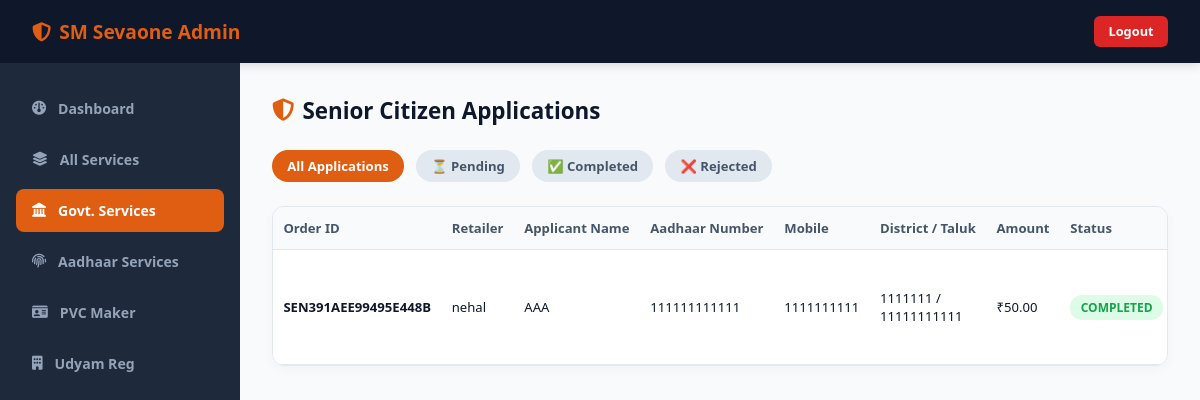
Screenshot of /admin-portal/senior-citizen/ (signed in) with the database file from the repository.
### app/models.py (models this page shows, shortened)
class SeniorCitizenApplication(models.Model):
    STATUS_CHOICES = [('PENDING', 'Pending'), ('PROCESSING', 'Processing'), ('COMPLETED', 'Completed'), ('REJECTED', 'Rejected')]
    retailer            = models.ForeignKey(Retailer, on_delete=models.SET_NULL, null=True, blank=True, related_name='senior_applications')
    order_id            = models.CharField(max_length=50, unique=True, editable=False)
    applicant_name      = models.CharField(max_length=100)
    aadhaar_number      = models.CharField(max_length=12)
    mobile              = models.CharField(max_length=10)
    email               = models.EmailField()
    gender              = models.CharField(max_length=10)
    dob                 = models.DateField()
    address             = models.TextField()
    talluk              = models.CharField(max_length=100)
    district            = models.CharField(max_length=100)
    pincode             = models.CharField(max_length=6)
    photo               = models.ImageField(upload_to=upload_senior_photo, null=True, blank=True)
    aadhaar_file        = models.FileField(upload_to=upload_senior_aadhaar, null=True, blank=True)
    blood_file          = models.FileField(upload_to=upload_senior_blood, null=True, blank=True)
    output_pdf          = models.FileField(upload_to=upload_senior_output_pdf, null=True, blank=True)
    rejection_reason    = models.TextField(blank=True)
    amount              = models.DecimalField(max_digits=10, decimal_places=2, default=50.00)
    status              = models.CharField(max_length=20, choices=STATUS_CHOICES, default='PENDING')
    created_at          = models.DateTimeField(auto_now_add=True)
    processed_at        = models.DateTimeField(null=True, blank=True)
    class Meta:
        ordering = ['-created_at']

class Retailer(models.Model):
    retailer_id    = models.UUIDField(default=uuid.uuid4, editable=False, unique=True)
    user_id        = models.CharField(max_length=50, unique=True)
    password       = models.CharField(max_length=255)
    full_name      = models.CharField(max_length=100)
    mobile         = models.CharField(max_length=15, unique=True)
    email          = models.EmailField(max_length=100, blank=True)
    state          = models.CharField(max_length=50, blank=True)
    address        = models.TextField(blank=True)
    wallet_balance = models.DecimalField(max_digits=10, decimal_places=2, default=0)
    is_verified    = models.BooleanField(default=False)
    is_active      = models.BooleanField(default=True)
    created_at     = models.DateTimeField(auto_now_add=True)

### app/admin_views.py (the view)
# urls.py: path('admin-portal/senior-citizen/', admin_views.admin_senior_applications, name='admin_senior_list'),
def admin_senior_applications(request):
    if not _check_admin(request):
        return redirect('admin_login')
    status = request.GET.get('status', '').strip().upper()
    search = request.GET.get('q', '').strip()
    qs = SeniorCitizenApplication.objects.select_related('retailer').all().order_by('-created_at')
    if status and status in ['PENDING', 'PROCESSING', 'COMPLETED', 'REJECTED']:
        qs = qs.filter(status=status)
    if search:
        qs = qs.filter(order_id__icontains=search) | qs.filter(applicant_name__icontains=search) | qs.filter(aadhaar_number__icontains=search) | qs.filter(mobile__icontains=search)
    return render(request, 'admin_senior_list.html', {
        'applications': qs,
        'current_status': status,
        'search': search,
    })

### app/admin_views.py (called while the page is built)
def _check_admin(request):
    return request.session.get('is_admin') is True

### pan_project/templates/admin_senior_list.html (shortened to what this page needs)
<!DOCTYPE html>
<html lang="en">
<head>
<link rel="stylesheet" href="https://cdnjs.cloudflare.com/ajax/libs/font-awesome/6.4.0/css/all.min.css">
</head>
<body>
<div class="topbar">
  <div class="brand"><i class="fa-solid fa-shield-halved"></i> SM Sevaone Admin</div>
  <a href="{% url 'admin_logout' %}" class="btn-logout">Logout</a>
</div>
<div class="main-wrap">
  <div class="sidebar">
    <a href="{% url 'admin_dashboard' %}" class="nav-item"><i class="fa-solid fa-gauge"></i> Dashboard</a>
    <a href="{% url 'admin_other_services' %}" class="nav-item"><i class="fa-solid fa-layer-group"></i> All Services</a>
    <a href="{% url 'admin_senior_list' %}" class="nav-item active"><i class="fa-solid fa-landmark"></i> Govt. Services</a>
    <a href="{% url 'admin_aadhaar_list' %}" class="nav-item"><i class="fa-solid fa-fingerprint"></i> Aadhaar Services</a>
    <a href="{% url 'admin_pvc_list' %}" class="nav-item"><i class="fa-solid fa-id-card"></i> PVC Maker</a>
    <a href="{% url 'admin_udyam_list' %}" class="nav-item"><i class="fa-solid fa-building"></i> Udyam Reg</a>
  </div>
  <div class="content">
    <div class="header-row">
      <h2 class="page-title"><i class="fa-solid fa-shield-halved" style="color:#e05e12"></i> Senior Citizen Applications</h2>
    </div>
    <div class="filters">
      <a href="{% url 'admin_senior_list' %}" class="filter-btn {% if not current_status %}active{% endif %}">All Applications</a>
      <a href="{% url 'admin_senior_list' %}?status=PENDING" class="filter-btn {% if current_status == 'PENDING' %}active{% endif %}">⏳ Pending</a>
      <a href="{% url 'admin_senior_list' %}?status=COMPLETED" class="filter-btn {% if current_status == 'COMPLETED' %}active{% endif %}">✅ Completed</a>
      <a href="{% url 'admin_senior_list' %}?status=REJECTED" class="filter-btn {% if current_status == 'REJECTED' %}active{% endif %}">❌ Rejected</a>
    </div>
    <div class="card-table">
      <table>
        <thead>
          <tr>
            <th>Order ID</th>
            <th>Retailer</th>
            <th>Applicant Name</th>
            <th>Aadhaar Number</th>
            <th>Mobile</th>
            <th>District / Taluk</th>
            <th>Amount</th>
            <th>Status</th>
          </tr>
        </thead>
        <tbody>
          {% for app in applications %}
            <tr>
              <td><strong>{{ app.order_id }}</strong></td>
              <td>{{ app.retailer.user_id|default:"Direct" }}</td>
              <td>{{ app.applicant_name }}</td>
              <td>{{ app.aadhaar_number }}</td>
              <td>{{ app.mobile }}</td>
              <td>{{ app.district }} / {{ app.talluk }}</td>
              <td>₹{{ app.amount }}</td>
              <td>
                {% if app.status == 'COMPLETED' %}
                  <span class="badge badge-completed">COMPLETED</span>
                {% elif app.status == 'REJECTED' %}
                  <span class="badge badge-rejected">REJECTED</span>
                {% else %}
                  <span class="badge badge-pending">PENDING</span>
                {% endif %}
              </td>
            </tr>
          {% empty %}
            <tr>
              <td colspan="10" style="text-align:center;padding:2rem;color:#64748b">No Senior Citizen applications found.</td>
            </tr>
          {% endfor %}
        </tbody>
      </table>
    </div>
  </div>
</div>
</body>
</html>

### pan_project/templates/admin_senior_list.html (style rules this page uses)
* { box-sizing:border-box;margin:0;padding:0 }
body { font-family:'Segoe UI',system-ui,-apple-system,sans-serif;background:#f8fafc;color:#0f172a;min-height:100vh;display:flex;flex-direction:column }
.topbar { background:#0f172a;color:#fff;padding:1rem 2rem;display:flex;align-items:center;justify-content:space-between;box-shadow:0 2px 10px rgba(0,0,0,0.15) }
.topbar .brand { font-size:1.2rem;font-weight:700;color:#e05e12;display:flex;align-items:center;gap:.5rem }
.topbar .btn-logout { background:#dc2626;color:#fff;padding:.4rem .9rem;border-radius:6px;text-decoration:none;font-size:.8rem;font-weight:600 }
.main-wrap { display:flex;flex:1 }
.sidebar { width:240px;background:#1e293b;padding:1.5rem 1rem;display:flex;flex-direction:column;gap:.5rem }
.nav-item { display:flex;align-items:center;gap:.75rem;padding:.75rem 1rem;border-radius:8px;color:#94a3b8;text-decoration:none;font-size:.88rem;font-weight:600 }
.nav-item:hover,.nav-item.active { background:#e05e12;color:#fff }
.content { flex:1;padding:2rem;overflow-y:auto }
.header-row { display:flex;align-items:center;justify-content:space-between;margin-bottom:1.5rem }
.page-title { font-size:1.4rem;font-weight:700;color:#0f172a;display:flex;align-items:center;gap:8px }
.filters { display:flex;align-items:center;gap:.75rem;margin-bottom:1.5rem }
.filter-btn { padding:.45rem .95rem;border-radius:20px;background:#e2e8f0;color:#475569;text-decoration:none;font-size:.82rem;font-weight:600 }
.filter-btn.active,.filter-btn:hover { background:#e05e12;color:#fff }
.card-table { background:#fff;border-radius:12px;box-shadow:0 4px 12px rgba(0,0,0,0.03);border:1px solid #e2e8f0;overflow-x:auto }
table { width:100%;border-collapse:collapse;text-align:left;min-width:850px }
th,td { padding:.75rem .65rem;border-bottom:1px solid #e2e8f0;font-size:.82rem;vertical-align:middle }
th { background:#f8fafc;color:#475569;font-weight:700;white-space:nowrap }
.badge { display:inline-block;padding:.25rem .65rem;border-radius:12px;font-size:.75rem;font-weight:700;white-space:nowrap }
.badge-completed { background:#dcfce7;color:#16a34a }

### rows the page displays
SeniorCitizenApplication: order_id "SEN391AEE99495E448B", retailer.user_id "nehal", applicant_name "AAA", aadhaar_number "111111111111", mobile "1111111111", district "1111111", talluk "11111111111", amount "50.00", status "COMPLETED"
